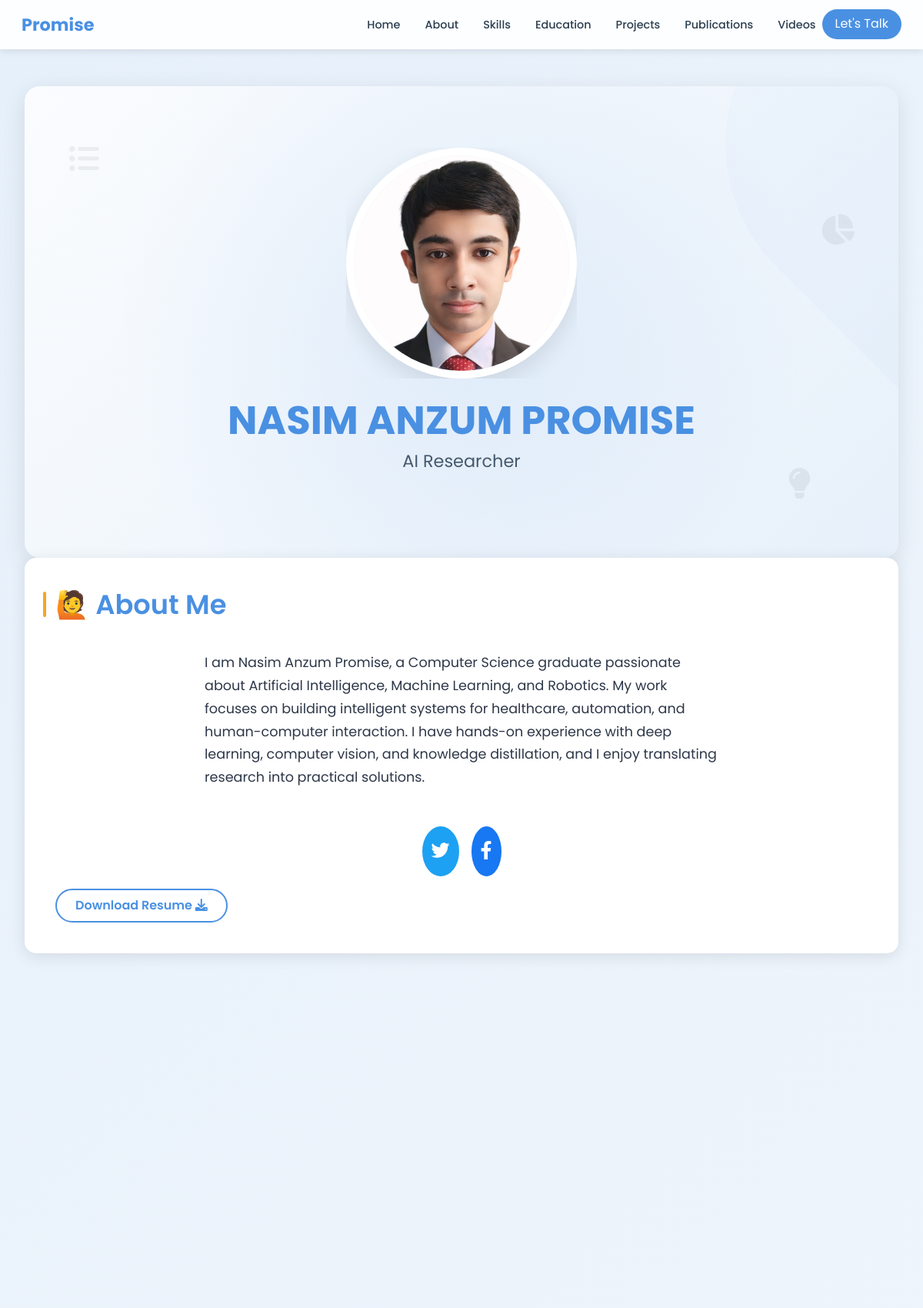
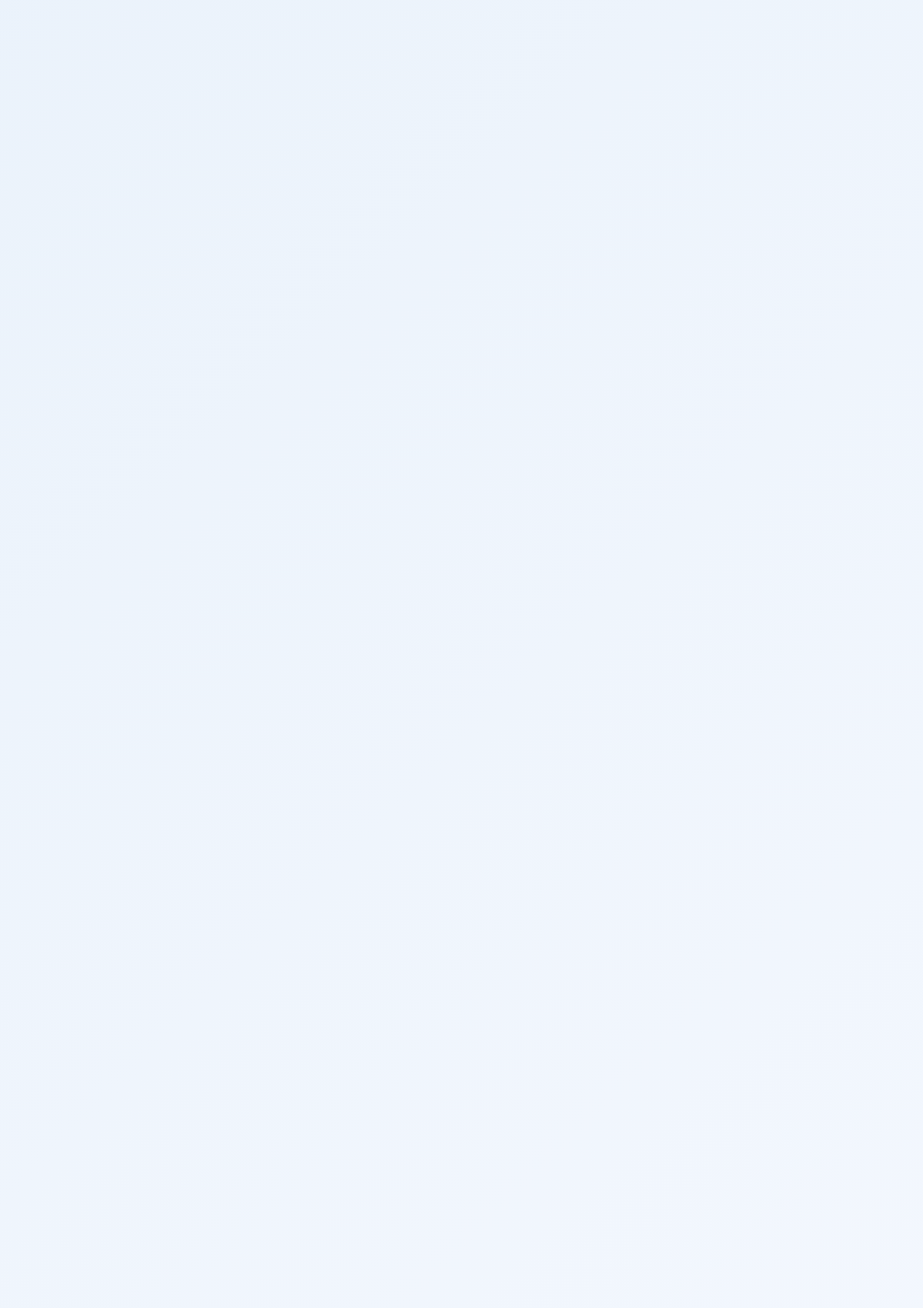
The page / (upper part) on the database its author committed (2 pictures, top to bottom).
### promise/models.py (models this page shows, shortened)
class Profile(models.Model):
    name = models.CharField(max_length=100)
    bio = models.TextField(blank=True)
    photo = models.ImageField(upload_to='profile_pics/', blank=True, null=True)
    resume = models.FileField(
        upload_to='resumes/',
        blank=True,
        null=True,
        validators=[FileExtensionValidator(allowed_extensions=['pdf'])],
        help_text="Upload a PDF resume (e.g., resume.pdf)"
    )
    twitter = models.URLField(blank=True, null=True, validators=[URLValidator()])
    facebook = models.URLField(blank=True, null=True, validators=[URLValidator()])
    linkedin = models.URLField(blank=True, null=True, validators=[URLValidator()])
    instagram = models.URLField(blank=True, null=True, validators=[URLValidator()])

### promise/views.py (the view, shortened to what this page needs)
# urls.py: path("", views.home, name="home"),
def home(request):
    profile = Profile.objects.first()
    publications = Publication.objects.all()
    projects = Project.objects.all()
    skills = Skill.objects.all()
    educations = Education.objects.all()
    videos = Video.objects.all()
    logger.info(f"Profile photo: {profile.photo.url if profile and profile.photo else 'None'}")
    for project in projects:
        logger.info(f"Project {project.title} image: {project.image.url if project.image else 'None'}")
    for pub in publications:
        logger.info(f"Publication {pub.title} image: {pub.image.url if pub.image else 'None'}")
    for video in videos:
        logger.info(f"Video {video.title} URL: {video.url}")
    if request.method == "POST":
        form = FeedbackForm(request.POST)
        is_ajax = request.headers.get('X-Requested-With') == 'XMLHttpRequest'
        if form.is_valid():
            form.save()
            if is_ajax:
                return JsonResponse({'success': True}, status=200)
            messages.success(request, "Thank you for your feedback!")
            return redirect('home')
        else:
            if is_ajax:
                return JsonResponse({'success': False, 'errors': form.errors.as_json()}, status=400)
            messages.error(request, "Please correct the errors below.")
    else:
        form = FeedbackForm()
    return render(request, "home.html", {
        "user": profile,
        "publications": publications,
        "projects": projects,
        "skills": skills,
        "educations": educations,
        "videos": videos,
        "feedback_form": form
    })

### promise/models.py (called while the page is built)
    def get_tags_list(self):
        return [tag.strip() for tag in self.tags.split(',') if tag.strip()] if self.tags else []

    def get_youtube_id(self):
        match = re.search(r"(?:youtube\.com/watch\?v=|youtu\.be/)([a-zA-Z0-9_-]+)", self.url)
        return match.group(1) if match else None

### promise/templates/home.html (shortened to what this page needs)
<!DOCTYPE html>
<html lang="en">
<head>
  <link href="https://cdn.jsdelivr.net/npm/bootstrap@5.3.3/dist/css/bootstrap.min.css" rel="stylesheet">
  <link rel="stylesheet" href="https://cdnjs.cloudflare.com/ajax/libs/font-awesome/6.0.0-beta3/css/all.min.css">
</head>
<body>
<nav class="navbar navbar-expand-lg" aria-label="Main navigation">
  <div class="container-fluid">
    <a class="navbar-brand" href="#">Promise</a>
    <div class="collapse navbar-collapse" id="navbarNav">
      <ul class="navbar-nav ms-auto">
        <li class="nav-item">
          <a class="nav-link" href="#home">Home</a>
        </li>
        <li class="nav-item">
          <a class="nav-link" href="#about">About</a>
        </li>
        <li class="nav-item">
          <a class="nav-link" href="#skills">Skills</a>
        </li>
        <li class="nav-item">
          <a class="nav-link" href="#education">Education</a>
        </li>
        <li class="nav-item">
          <a class="nav-link" href="#projects">Projects</a>
        </li>
        <li class="nav-item">
          <a class="nav-link" href="#publications">Publications</a>
        </li>
        <li class="nav-item">
          <a class="nav-link" href="#videos">Videos</a>
        </li>
        <li class="nav-item">
          <a class="btn btn-talk" href="#feedback">Let's Talk</a>
        </li>
      </ul>
    </div>
  </div>
</nav>
<div class="container py-5">
  <header class="header-box position-relative" id="home" role="banner">
    <div class="profile-img-wrapper">
      {% if user.photo %}
        <img src="{{ user.photo.url }}" alt="{{ user.name }}'s Profile Photo" class="profile-img" loading="lazy">
      {% else %}
        <img src="/static/images/default.png" alt="Default Profile Photo" class="profile-img" loading="lazy">
      {% endif %}
    </div>
    <div class="decorative-shape"></div>
    <div class="decorative-icon icon-list" aria-hidden="true"><i class="fas fa-list-ul"></i></div>
    <div class="decorative-icon icon-chart" aria-hidden="true"><i class="fas fa-chart-pie"></i></div>
    <div class="decorative-icon icon-lightbulb" aria-hidden="true"><i class="fas fa-lightbulb"></i></div>
    <h1>{{ user.name }}</h1>
    <h2>AI Researcher</h2>
  </header>
  <section class="section-box" id="about" role="region" aria-labelledby="about-heading">
    <h2 id="about-heading">🙋 About Me</h2>
    <div class="profile-description {% if not user.bio %}empty{% endif %}" aria-label="Profile description">
      {{ user.bio|default:"No bio available yet. Please update the profile in the admin panel." }}
    </div>
    <div class="social-icons">
      {% if user.twitter %}
        <a href="{{ user.twitter }}" target="_blank" class="social-twitter" aria-label="Follow {{ user.name }} on Twitter" data-bs-toggle="tooltip" data-bs-placement="top" title="Follow on Twitter" tabindex="0"><i class="fab fa-twitter"></i></a>
      {% endif %}
      {% if user.facebook %}
        <a href="{{ user.facebook }}" target="_blank" class="social-facebook" aria-label="Follow {{ user.name }} on Facebook" data-bs-toggle="tooltip" data-bs-placement="top" title="Follow on Facebook" tabindex="0"><i class="fab fa-facebook-f"></i></a>
      {% endif %}
    </div>
    {% if user.resume %}
      <a href="{{ user.resume.url }}" class="btn btn-outline-custom mt-3" download type="application/pdf" onclick="gtag('event', 'download_resume', { 'event_category': 'engagement', 'event_label': 'Resume Download' });">Download Resume <i class="fas fa-download"></i></a>
    {% endif %}
  </section>
</div>
</body>
</html>

### promise/templates/home.html (style rules this page uses)
:root { --primary-color: #4A90E2; --secondary-color: #50E3C2; --accent-color: #F5A623; --background-start: #E6F0FA; --background-end: #F8FAFF; --text-color: #2C3E50; --card-bg: #FFF; --shadow-color: rgba(0,0,0,0.1); }
html { scroll-behavior: smooth; }
body { font-family: 'Poppins', sans-serif; margin: 0; min-height: 100vh; background: linear-gradient(135deg, var(--background-start), var(--background-end)); color: var(--text-color); line-height: 1.7; overflow-x: hidden; animation: bgFade 15s ease infinite; }
.container { max-width: 1200px; padding: 2rem; margin: 0 auto; }
.navbar { background: rgba(255,255,255,0.9); backdrop-filter: blur(5px); padding: 0.5rem 1rem; position: sticky; top: 0; z-index: 1000; box-shadow: 0 2px 10px var(--shadow-color); }
.navbar-brand { font-weight: 700; font-size: 1.4rem; color: var(--primary-color); }
.nav-link { color: var(--text-color); font-weight: 500; font-size: 0.9rem; margin-left: 1rem; transition: color 0.3s ease, transform 0.3s ease; }
.btn-talk { background: var(--primary-color); color: #FFF; border-radius: 25px; padding: 0.4rem 1rem; transition: transform 0.3s ease, background 0.3s ease, box-shadow 0.3s ease; }
.header-box { text-align: center; padding: 5rem 2rem; position: relative; overflow: hidden; background: linear-gradient(135deg, rgba(255,255,255,0.8), rgba(230,240,250,0.8)); border-radius: 20px; box-shadow: 0 8px 30px var(--shadow-color); }
.header-box::before { content: ''; position: absolute; top: 0; left: 0; width: 100%; height: 100%; background: radial-gradient(circle, rgba(74,144,226,0.1) 0%, rgba(255,255,255,0) 70%); z-index: 0; }
.profile-img-wrapper { position: relative; overflow: hidden; display: inline-block; }
.profile-img { width: 300px; height: 300px; object-fit: cover; border-radius: 50%; border: 10px solid #FFF; box-shadow: 0 10px 30px var(--shadow-color); position: relative; z-index: 1; display: block; animation: float 3s ease-in-out infinite; }
.header-box h1 { font-weight: 700; font-size: 3.2rem; color: var(--primary-color); margin: 1rem 0 0.5rem; position: relative; z-index: 1; }
.header-box h2 { font-weight: 400; font-size: 1.4rem; color: #34495E; margin-bottom: 2rem; opacity: 0.9; position: relative; z-index: 1; }
.profile-description { max-width: 700px; margin: 0 auto 2rem; font-size: 1.1rem; color: #2D3748; position: relative; z-index: 1; padding: 1rem; background: rgba(255,255,255,0.5); border-radius: 10px; }
.decorative-shape { position: absolute; width: 450px; height: 450px; background: var(--primary-color); border-radius: 50% 50% 0 50%; transform: rotate(45deg); right: -225px; top: -150px; z-index: -1; opacity: 0.15; animation: pulseShape 4s ease-in-out infinite; }
.social-icons { display: flex; justify-content: center; gap: 1rem; margin-top: 1.5rem; }
.social-icons a { color: #FFF; font-size: 1.5rem; padding: 0.75rem; border-radius: 50%; transition: transform 0.3s ease, box-shadow 0.3s ease; }
.social-twitter { background: #1DA1F2; }
.social-facebook { background: #1877F2; }
.decorative-icon { position: absolute; font-size: 2.5rem; opacity: 0.4; transition: transform 0.3s ease; z-index: -1; }
.icon-list { top: 10%; left: 5%; }
.icon-chart { top: 25%; right: 5%; }
.icon-lightbulb { bottom: 10%; right: 10%; }
.section-box { background: var(--card-bg); border-radius: 15px; padding: 2.5rem; margin-bottom: 3rem; box-shadow: 0 4px 20px var(--shadow-color); opacity: 0; transform: translateY(20px); transition: opacity 0.5s ease, transform 0.5s ease; }
.section-box.visible { opacity: 1; transform: translateY(0); }
.section-box h2 { font-weight: 600; font-size: 2.2rem; color: var(--primary-color); margin-bottom: 1.5rem; position: relative; }
.section-box h2::before { content: ''; position: absolute; left: -1rem; top: 50%; transform: translateY(-50%); width: 4px; height: 80%; background: var(--accent-color); border-radius: 2px; }
.btn-outline-custom { border: 2px solid var(--primary-color); color: var(--primary-color); font-weight: 600; border-radius: 30px; padding: 0.5rem 1.5rem; transition: all 0.3s ease; }

### rows shown on the page
Profile: photo (picture), name "NASIM ANZUM PROMISE", bio "I am Nasim Anzum Promise, a Computer Science graduate passionate about Artificial Intelligence, Machine Learning, and Robotics. My work focuses on building intelligent systems for healthcare, automation, and human-computer interaction. I have hands-on experience with deep learning, computer vision, and knowledge distillation, and I enjoy translating research into practical solutions."
